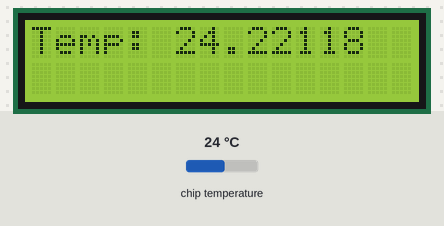
A program run on a simulated Raspberry Pi Pico running MicroPython. Shown: 16×2 character LCD. The inputs (shaded band) are chosen by the test bench; at power-on: chip temperature 24 °C. Library files of the repository ran but are not shown: lcd_api.py, i2c_lcd.py; what the program prints to the serial console is not drawn.

Above: at 1.2 s.
1.3 s: chip temperature set to 1 °C
At 12.5 s:
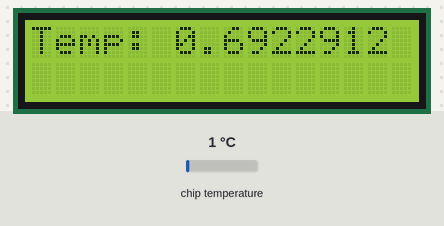
13.6 s: chip temperature set to 11 °C
At 24.5 s:
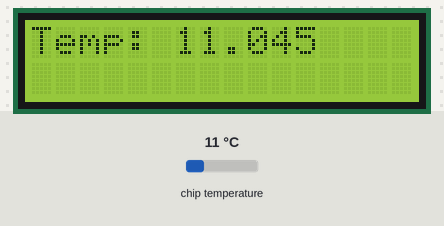
25.6 s: chip temperature set to 22 °C
At 36.5 s:
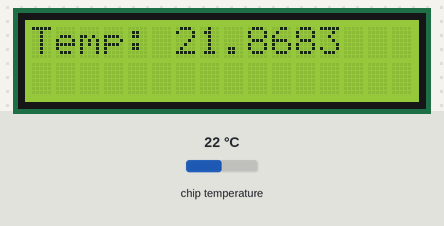
Timing chart, 0 to 38.0 s (numbered marks = the images above; inputs shaded):
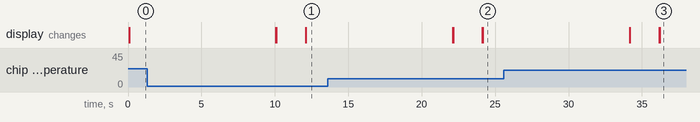

The program:

temp_on_lcd.py
```python
from machine import I2C
import utime
from lcd_api import LcdApi
from i2c_lcd import I2cLcd

# LCD INIT
i2c = I2C(0, sda=machine.Pin(0), scl=machine.Pin(1), freq=400000)
I2C_ADDR = i2c.scan()[0]
print(I2C_ADDR)
I2C_NUM_ROWS = 2
I2C_NUM_COLS = 16
lcd = I2cLcd(i2c, I2C_ADDR, I2C_NUM_ROWS, I2C_NUM_COLS)


# TEMP SENSOR INIT
sensor_temp = machine.ADC(4)
conversion_factor = 3.3 / (65535)

while True:
    reading = sensor_temp.read_u16() * conversion_factor

    # this equation converts the voltage into celsius temperature
    # this equation is given in the specification
    temperature = 27 - (reading - 0.706)/0.0017121

    lcd.clear()
    lcd.putstr("Temp: ")
    lcd.putstr(str(temperature))
    utime.sleep(10)
    lcd.clear()
    lcd.putstr("Refreshing...")
    utime.sleep(2)
```
